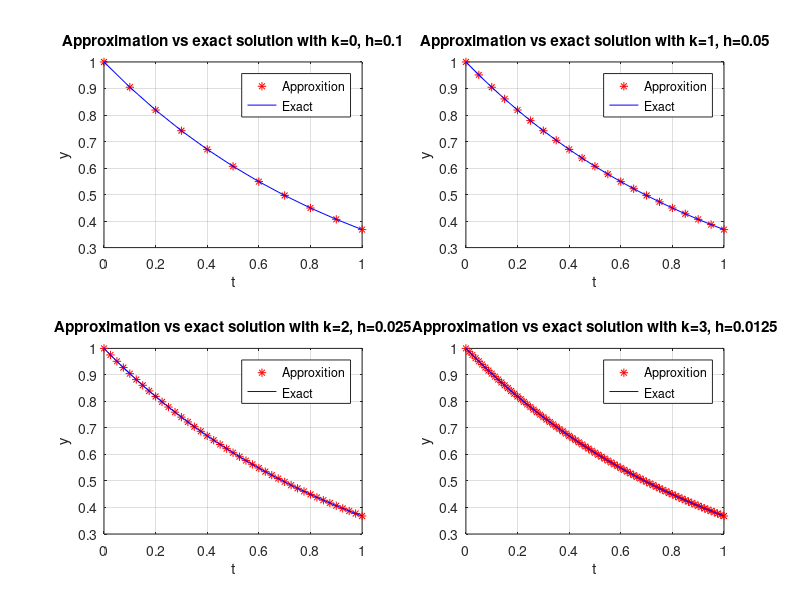
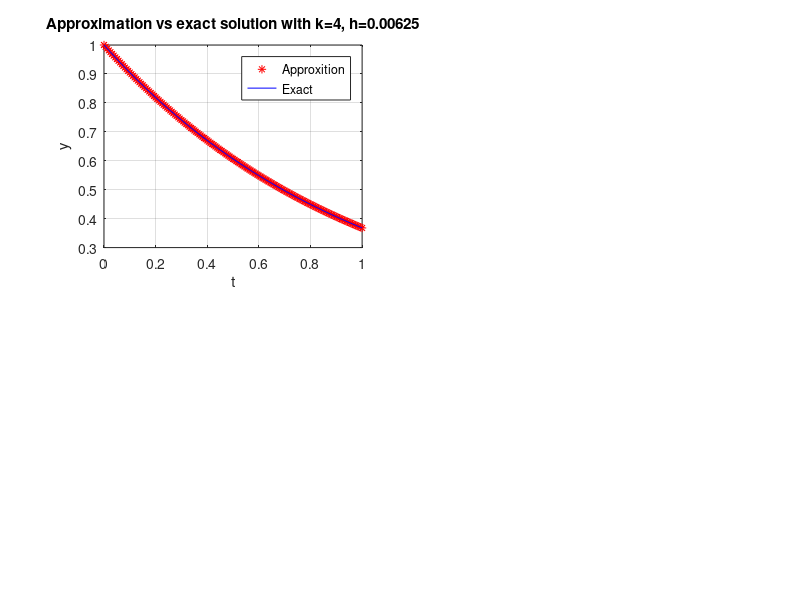
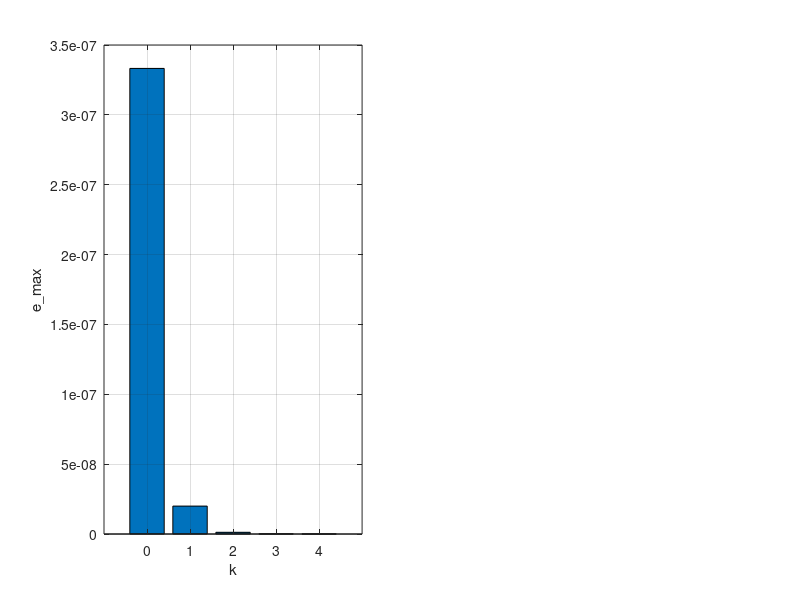

Write the MATLAB code that produced these figures, in order. (Note: this script raises an error after producing the figures.)

%Math 652 HW6 RK-Method Implementation due Friday
%% 
clear; %Clear memory.
close all; %Close previous figures.
%clc, clf;

%% Variable declaration
a = 0; b = 1; %Definition of the interval [a,b]
f = @(t,y)(-y); %Definition of the function f(t,y) = y'(t) = -y
m = 4; %Def of the max(k), k = 0,1,2,3,...,m

%Definition of the RK-Method parameters
A_matrix = [0 0 0 0; .5 0 0 0; 0 .5 0 0; 0 0 1 0];
b_weights = [1/6 1/3 1/3 1/6];
c_nodes = [0 .5 .5 1];

nu = length(c_nodes); %Det of RK-Method's # of stages

e_max = zeros(1,m); %Initialisation of the vector of error.
e_ratio = zeros(1,m-1); %Initialisation of the vector of error ratios

%% Numerical approximation for various k's
for k = 0:m

    h =.1/2^k; %Def of the Step-size.
    t = a:h:b; %Det of the vector of steps.
    N = length(t); %Det of the # of steps.
    y = zeros(1,N); %Initialisation of the vector of y's.
    y(1) = exp(-t(1)); %Def of the Initial value.
   
    %% RK-Method
    xi = zeros(1,nu);%Initialisation of the Xi's.
    for n = 1:N-1
        
        So = 0; %Init of the outter sum for each y.
        for j = 1:nu
            
            Si = 0; %init of the inner sum for each Xi.
            for i = 1:j-1
                Si = Si + A_matrix(j,i)*f(t(n)+c_nodes(i)*h,xi(i)); %Det of the inner sum.
            end;
            
            xi(j) = y(n)+h*Si; %Determination of Xi's
            
            So = So + b_weights(j)*f(t(n)+c_nodes(j)*h,xi(j)); %Det of the outter sum.
            
        end;
        
        y(n+1) = y(n)+h*So; %Det of the Approximation of the next y by RK-method
    end;
    
    %% Det of the max error.
    e_max(k+1) = norm(y-exp(-t),inf);
      
    %% Plots
    if mod((k+1),4)==1
        figure('units','normalized','outerposition',[0 0 1 1]);
        %figure('rend','painters','pos',[250 50 900 600]);
        subplot(2,2,1);
    elseif mod((k+1),4)==0
        subplot(2,2,4);
    else
        subplot(2,2,mod((k+1),4));
    end;
    plot(t,y,'*r'); hold on;
    plot(t,exp(-t),'b');
    legend('Approxition','Exact','Location','northeast');
    ylabel('y');xlabel('t');grid on;
    title(strcat('Approximation vs exact solution with k=', num2str(k),', h=', num2str(h)));
    
end;

%% Claim on the order of convergence: The order of convergence of our 
%implementation of RK-method is 4.

%Let's verify our claim: Since we ran our method with the step size
%h=.1/2^k
%and recorded the errors. We need to compute the ratio [e(k)/e(k+1)], verify it
%is ~(2^4) i.e. ~16 and conclude.

for k=1:m-1
    e_ratio(k)=e_max(k)/e_max(k+1); %Det of the error ratios.
end;

%% Plots
figure('units','normalized','outerposition',[0 0 1 1]); %Instantiating another figure window.
subplot(1,2,1); %Def our first subplot.
bar(0:m,e_max);ylabel('e\_max');xlabel('k');grid on; %Error plot.
text(0:m,e_max,num2str(e_max'),'vert','bottom','horiz','center');
title('Errors bar chart');
subplot(1,2,2); %Def our 2nd subplot.
plot(1:m-1,e_ratio,'*--'); ylim([min(e_ratio)-3 max(e_ratio)+3]);;ylabel('e\_ratio');xlabel('k'); grid on; %Error ratio plot.
%text(1:m-1,e_ratio,strcat('\leftarrow ', num2str(e_ratio')));
text(1:m-1,e_ratio,num2str(e_ratio'),'vert','bottom','horiz','left');
title('Error ratios plot');

%Conclusion: Hence, by interpreting the error ratio plot, the order of
%convergence of our RK-method is 4.
